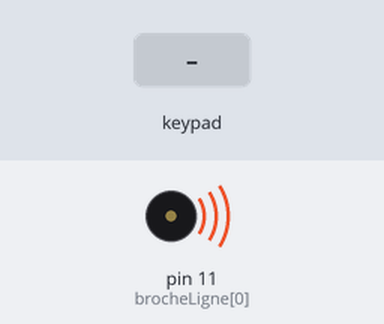
A sketch run on a simulated Arduino Uno, built with avr-gcc and run on an emulated ATmega328P. Parts: buzzer (waves = sounding). Wiring (inferred from the names in the program): 3×3 keypad with keys 1 2 3 4 5 6 7 8 9 (labels assumed): rows pin 10, pin 9, pin 8; columns pin 4, pin 3, pin 2. The test bench sets the inputs (shaded band). What the sketch prints to the serial monitor is not drawn.

Above: at 1.2 s.
1.3 s: key '1' pressed
2.8 s: key '7' pressed
4.3 s: key '9' pressed
Timing chart, 0 to 11.8 s (numbered marks = the images above; inputs shaded):
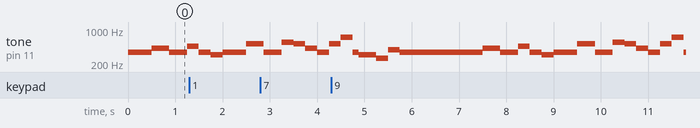

The sketch:

td4_correction.ino
```cpp
//-------------------------------------------------------------
//fichier clavier.ino
//-------------------------------------------------------------


const byte LIGNES = 4; //nombre de lignes du clavier matriciel
const byte COLONNES = 3; //nombre de colonnes du clavier matriciel

// **** a regler ! ****
const byte brocheLigne[LIGNES] = {11,10,9,8};//numeros de broche des lignes du clavier (=entrées) ; 1ere broche = fil de gauche du clavier << deplie >> face a soi
const byte brocheColonne[COLONNES] = {4,3,2};   //numeros de broche des colonnes du clavier (=sortie) ; derniere broche = fil de droite
// ********************

const char keys[LIGNES][COLONNES] = {
  {'1','2','3'},
  {'4','5','6'},
  {'7','8','9'},
  {'*','0','#'}
};


//***************************************************************************************
//  initialisation du clavier : gestion des lignes de port auxquelles il a ete branche
//***************************************************************************************
void initClavier()
{
  int i;
  // direction des sorties
  for (i=0;i<COLONNES;i++)
  {
    pinMode(brocheColonne[i], OUTPUT);
    digitalWrite(brocheColonne[i], HIGH);
  }
  // direction dess entrées
  for (i=0;i<LIGNES;i++)
    pinMode(brocheLigne[i], INPUT_PULLUP);
}


//*********************************************************************************************
//identifie la touche pressée (code ASCII du caractere correspondant) ou absence de touche (0)
//*********************************************************************************************
char detecteTouche()
{
  for (byte i=0; i<COLONNES; i++)
  {
    digitalWrite(brocheColonne[i], LOW); //activation de la colonne, pour lecture de ses touches
    for (byte j=0; j<LIGNES;j++)
    {
        if ( digitalRead(brocheLigne[j]) == LOW )
        {
          digitalWrite(brocheColonne[i], HIGH); //ne pas oublier de desactiver la colonne avant de quitter
          return keys[j][i];
        }
    }
    digitalWrite(brocheColonne[i], HIGH); //desactivation de la colonne
  }
  return 0;
}


//*****************************************************************************************
//identifie nouvel appui (=action de l'enfoncer) sur une touche (code ASCII du caractere)
//  ou absence de nouvel appui (0)
//*****************************************************************************************
char litTouche()
{
  static char ancienne;

  char nouvelle = detecteTouche();
  if (nouvelle!=ancienne)
  {
    ancienne = nouvelle;
    return nouvelle;
  }
  else
    return 0;
}


//-------------------------------------------------------------
//fichier music.ino
//-------------------------------------------------------------


// parametres reglables
const unsigned int DUREE_NOTE_NOIRE_MS = 500; // duree en ms d'une note << noire >> (= de duree 1)
const unsigned int DUREE_SILENCE_FIN_NOTE_MS = 50; // duree en ms d'un silence post-note jouee (INUTILISÉE au début)

// data : morceau a jouer en boucle

const double FREQ[] = {349.228, 415.305, 349.228, 349.228, 466.164, 349.228, 311.127,
                349.228, 523.251, 349.228, 349.228, 554.365, 523.251, 415.305,
                349.228, 523.251, 698.456, 349.228, 311.127, 311.127, 261.626, 391.995, 349.228};
const double DUREE[] = {1, 0.75, 0.5, 0.25, 0.5, 0.5, 0.5,
                  1, 0.75, 0.5, 0.25, 0.5, 0.5, 0.5,
                  0.5, 0.5, 0.5, 0.25, 0.5, 0.25, 0.5, 0.5, 2.5};

// nombre de notes du morceau
const unsigned int NB_NOTES = sizeof(FREQ)/sizeof(double); // nombre de notes du morceau


// autres variables globales
unsigned int indNote = 0; //prochaine note a jouer


void desactive_T0()
{
	bitClear(TCCR0B,0);
	bitClear(TCCR0B,1);
	bitClear(TCCR0B,2);
}

//***************************************************************************************
// initialisation du timer 2 qui va produire le son sur la broche de sortie associee a
//   la comparaison A (= broche 11)
//***************************************************************************************
void initT2music() { //génère un LA à 440Hz à cause de l'approximation

// a remplir intégralement

  noInterrupts(); // interdiction temporaire de toutes les interruptions

  TCCR2A = 0;
  TCCR2B = 0;
  TIMSK2 = 0;

  bitSet(TCCR2A, WGM21); // mode CTC du timer 2
  bitSet(TCCR2B, CS22); // connexion au signal d’horloge prédivisé par 128
  bitSet(TCCR2B, CS20); // connexion au signal d’horloge prédivisé par 128
  OCR2A = 140; // fréquence initiale proche de 442 Hz (un la ! cf. dernière version du TP)

  // ici, pas besoin d’interruptions !! 
  // bitSet(TIMSK2, OCIE2A); // autorisation de l’interruption de comparaison A

  //TCNT2 = 0; // initialisation du registre de comptage

  bitSet(TCCR2A, COM2A0); // mise en place du « toggle » de la broche OC2A = broche 11
  						  // pas besoin de forcer le bit COM2A1 à 0, cf. ligne 34

  pinMode(11, OUTPUT); // orientation de la broche OC2A en sortie

  interrupts(); // levée de l’interdiction des interruptions
}

//***************************************************************************************
//  joue la note de la frequence demandee, sans gestion de duree
//***************************************************************************************
void joueNote(double frequence)
{
   // a completer : 1 seule instruction
   OCR2A = 62500/frequence - 1; //62500 = 16e6/(2*128)
}


//***************************************************************************************
//  joue un silence (que l'on peut assimiler a une note de frequence nulle), sans
//    gestion de duree
//***************************************************************************************
void silence()
{
  // a completer : 1 seule instruction
  OCR2A = 0; // plus petite durée de cycle => plus petite période du signal audio
             // => plus grande fréquence possible (=ultrason, inaudible)
}


//***************************************************************************************
// renvoie la duree de la prochaine note jouee (index=indNote)
//***************************************************************************************
unsigned int dureeNoteMs()
{
    return DUREE_NOTE_NOIRE_MS*DUREE[indNote];
}


//***************************************************************************************
//  - joue la prochaine note, sans gestion de duree, et passe a la suivante
//  - de plus, apres chaque note du morceau, joue un silence tres court supplementaire pour
//    marquer leur attaque (ainsi 2 notes consecutives de meme frequence seront discernables)
//***************************************************************************************
void joueNoteMorceau()
{
  joueNote(FREQ[indNote++]);
  if (indNote>=NB_NOTES)
    indNote = 0;
}


//***************************************************************************************
//  repart au debut du morceau
//***************************************************************************************
void resetMorceau()
{
  // a completer : 1 seule instruction
  indNote = 0; //retour au début
}


//-------------------------------------------------------------
// fichier principal
//-------------------------------------------------------------

unsigned int duree;
unsigned long int debutDerniereNote;
unsigned long int debutDerniereLectureClavier;

void setup() {
  Serial.begin(9600);
  initClavier();
  initT2music();
}


void loop() {
  // changement de note
  if ( (millis()-debutDerniereNote) >= duree )
  {
    duree = dureeNoteMs();
    joueNoteMorceau();
    debutDerniereNote = millis();
  }
  if ( (millis()-debutDerniereLectureClavier) >= 50 )
  {
    char touche = litTouche();
    if (touche)
        Serial.println(touche);
    debutDerniereLectureClavier = millis();
  }

}
```

Measured:
- by itself, tone on pin 11 (brocheLigne[0]): plays 702 Hz for 0.25 s, 351 Hz for 0.12 s, 313 Hz for 0.37 s, 263 Hz for 0.25 s, 393 Hz for 0.25 s, 351 Hz for 1.8 s … (21 notes in this stretch)
